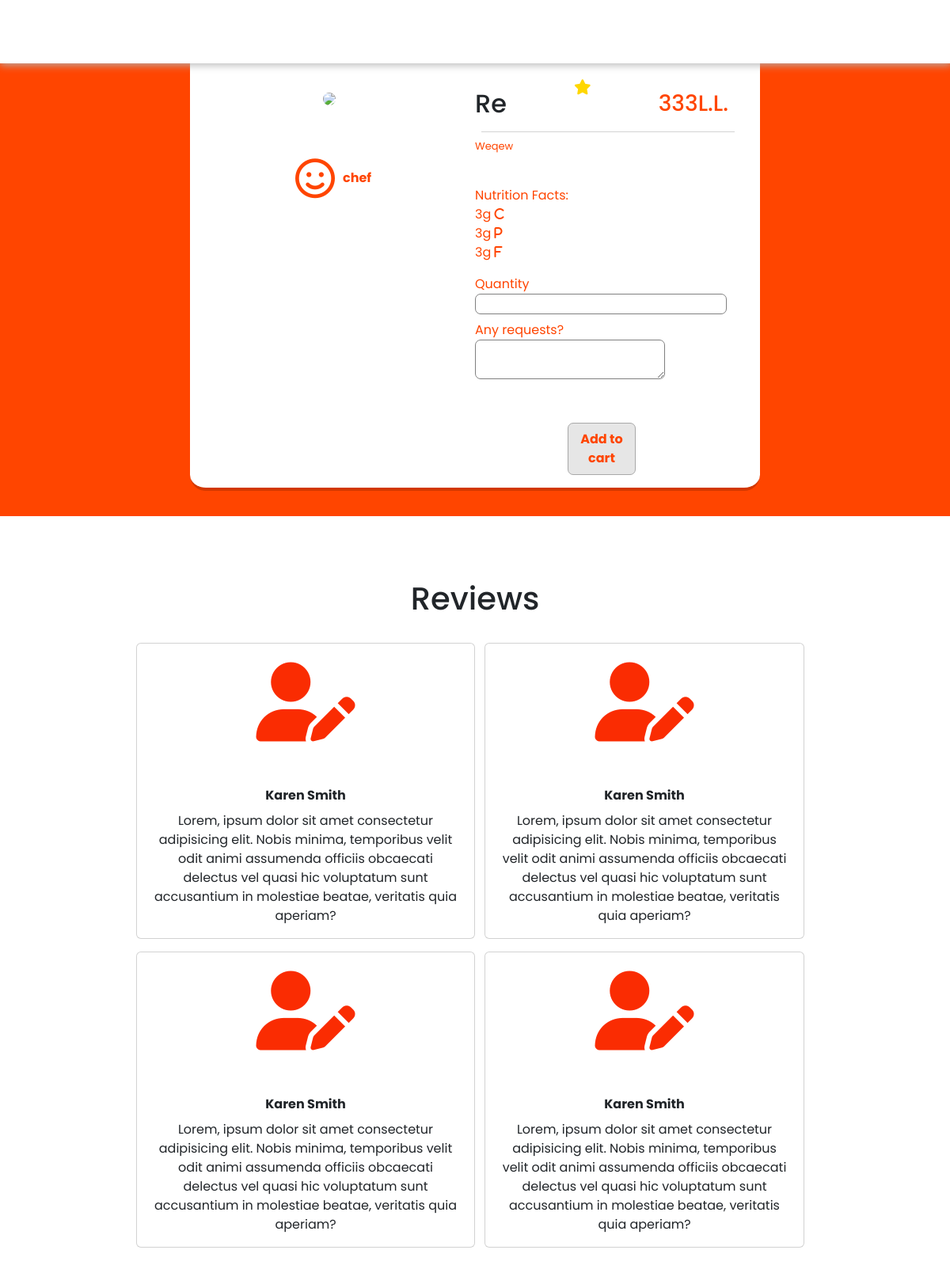
Page /order.php?id=47 on the committed database.
### tables this page shows
CREATE TABLE `dishes` (
  `name` varchar(100) NOT NULL,
  `description` varchar(100) NOT NULL,
  `cuisine` varchar(100) NOT NULL,
  `diet` varchar(100) NOT NULL,
  `price` int(11) NOT NULL,
  `carbohydrates` int(11) NOT NULL,
  `protein` int(11) NOT NULL,
  `fat` int(11) NOT NULL,
  `id` int(11) NOT NULL,
  `image` varchar(100) NOT NULL,
  `chefid` varchar(100) NOT NULL
);

### order.php (the view, shortened to what this page needs)
<?php
include_once('config.php');
?>
<!DOCTYPE html>
<html lang="en">
<head>
  <link href="https://cdn.jsdelivr.net/npm/bootstrap@5.2.2/dist/css/bootstrap.min.css" rel="stylesheet" />
  <link rel="stylesheet" href="https://cdnjs.cloudflare.com/ajax/libs/font-awesome/6.2.0/css/all.min.css" />
  <link rel="stylesheet" href="order.css" />
  <link rel="stylesheet" href="navbar.css" />
  <link rel="stylesheet" href="footer.css" />
</head>
<body>
  <nav id="header">
  </nav>
  <?php
  $id = $_GET['id'];
  $sql = "SELECT * FROM dishes WHERE id = $id";
  $query = $db->prepare($sql);
  $query->execute();
  $result = $query->fetchAll(PDO::FETCH_OBJ);
  $dishname = $result[0]->name;
  $dishdescription = $result[0]->description;
  $dishprice = $result[0]->price;
  $dishimage = $result[0]->image;
  $dishchefid = $result[0]->chefid;
  $dishcarbohydrates = $result[0]->carbohydrates;
  $dishprotein = $result[0]->protein;
  $dishfat = $result[0]->fat;
  $dishrating = $result[0]->rating;
  ?>
  <div class="container1 mt-3">
    <div class="subcontainer d-flex p-3">
      <div class="row w-100">
        <div class="col-lg-6">
          <div class="d-flex justify-content-center">
            <div class="imagecontainer mt-5">
              <img src="imageUploads/<?php echo $dishimage ?>" style="object-fit: contain;max-width:100%; max-height: 100%;border-radius: 10px; width: 300px;"></img>
            </div>
          </div>
          <div align="center" style="color: orangered; text-indent: 10px;" class="d-flex align-items-center justify-content-center my-3"><i class="fa-regular fa-face-smile mt-5" style="font-size: 50px; color: orangered;"></i><a class="chef mt-5" href="account.html"><?php echo $dishchefid ?></a></div>
        </div>
        <div class="col-lg-6">
          <div class="rogw">
            <div class="d-flex justify-content-between align-items-center">
              <h2 class="mt-5 title text-dark"><?php echo $dishname ?></h2>
              <span style="color: orangered; font-size: larger;"><i class="fa-solid fa-star mt-" style="color: gold;"></i> <?php echo $dishrating ?></span>
              <h3 class="mt-5 title"><?php echo $dishprice ?>L.L.</h3>
            </div>
            <div class="divider ms-2 my-2" style="width: 100%"></div>
            <p class="description" style="font-size:small;"><?php echo $dishdescription ?></p><br />
            <p style="color: orangered;">Nutrition Facts: <br> <?php echo $dishcarbohydrates ?>g <i class="fa-solid fa-c"></i> <br> <?php echo $dishprotein ?>g <i class="fa-solid fa-p"></i> <br> <?php echo $dishfat ?>g <i class="fa-solid fa-f"></i></p>
          </div>
          <div class="row justify-content-center">
            <div class="col-lg-6">
              <label>Quantity</label>
              <br>
              <input name="quantity" id="quantity" type="number">
              <br>
              <label class="mt-2">Any requests?</label>
              <br>
              <textarea type="text" id="request" name="request" style="width: 15em"></textarea>
            </div>
            <div class="col-lg-6">
            </div>
            <button name="cart" id="cart" class='w-25 py-2 mt-5 add-btn'>Add to cart</button>
          </div>
        </div>
      </div>
    </div>
  </div>
  <div class="container2 mt-5 mb-5">
    <h1 align="center" class="">Reviews</h1><br>
    <div class="row mb-3">
      <div class="col-lg-6 col-md-12 p-0">
        <div class="card text-center">
          <i class="fa-solid fa-user-pen my-4" style="font-size: 100px;"></i><br>
          <strong class="py-2">Karen Smith</strong>
          <p class="px-3">Lorem, ipsum dolor sit amet consectetur adipisicing elit. Nobis minima, temporibus velit odit animi assumenda officiis obcaecati delectus vel quasi hic voluptatum sunt accusantium in molestiae beatae, veritatis quia aperiam?</p>
        </div>
      </div>
      <div class="col-lg-6 col-md-12">
        <div class="card text-center">
          <i class="fa-solid fa-user-pen my-4" style="font-size: 100px;"></i><br>
          <strong class="py-2">Karen Smith</strong>
          <p class="px-3">Lorem, ipsum dolor sit amet consectetur adipisicing elit. Nobis minima, temporibus velit odit animi assumenda officiis obcaecati delectus vel quasi hic voluptatum sunt accusantium in molestiae beatae, veritatis quia aperiam?</p>
        </div>
      </div>
    </div>
    <div class="row">
      <div class="col-lg-6 col-md-12 p-0">
        <div class="card text-center">
          <i class="fa-solid fa-user-pen my-4" style="font-size: 100px;"></i><br>
          <strong class="py-2">Karen Smith</strong>
          <p class="px-3">Lorem, ipsum dolor sit amet consectetur adipisicing elit. Nobis minima, temporibus velit odit animi assumenda officiis obcaecati delectus vel quasi hic voluptatum sunt accusantium in molestiae beatae, veritatis quia aperiam?</p>
        </div>
      </div>
      <div class="col-lg-6 col-md-12">
        <div class="card text-center">
          <i class="fa-solid fa-user-pen my-4" style="font-size: 100px;"></i><br>
          <strong class="py-2">Karen Smith</strong>
          <p class="px-3">Lorem, ipsum dolor sit amet consectetur adipisicing elit. Nobis minima, temporibus velit odit animi assumenda officiis obcaecati delectus vel quasi hic voluptatum sunt accusantium in molestiae beatae, veritatis quia aperiam?</p>
        </div>
      </div>
    </div>
  </div>
</body>
</html>

### order.css (style rules this page uses)
body { overflow-x: hidden; font-family: "Poppins", sans-serif; }
.add-btn { border: solid rgb(168, 168, 168) 1px; border-radius: 7px; background-color: rgb(230, 230, 230); color: orangered; font-weight: bold; transition: 0.3s; height: auto; width: 40px; }
.chef { text-decoration: none; color: orangered; font-weight: bold; }
.container1 { background-color: orangered; padding: 2em 4em; }
.container2 { padding: 2em 4em; width: 80vw; height: auto; margin: auto; }
.subcontainer { background-color: white; border-radius: 20px; padding-bottom: 1em; border-bottom: 4px solid rgb(210, 56, 0); width: 60vw; margin: auto; }
input, textarea { border: 1px solid gray; border-radius: 7px; text-indent: 5px; }
.title, label { color: orangered; }
.description { color: orangered; }
p > i { color: orangered; }
i { color: #fa2c02; }
.divider { height: 1px; width: 100%; background-color: lightgray; }

### navbar.css (style rules this page uses)
* { padding: 0; margin: 0; text-decoration: none; list-style: none; box-sizing: border-box; }
nav { background: white; height: 80px; width: 100%; position: sticky; box-shadow: 1px 1px 10px 1px rgb(182, 182, 182); z-index: 999; position: fixed; top: 0; }

### footer.css (style rules this page uses)
* { padding: 0; margin: 0; text-decoration: none; list-style: none; box-sizing: border-box; }
p, span, address, h2, .footer a { text-decoration: none; font-family: "Poppins", sans-serif; }

### rows in the picture
dishes: chefid "chef", name "Re", price "333", description "Weqew", carbohydrates "3", protein "3", fat "3"
